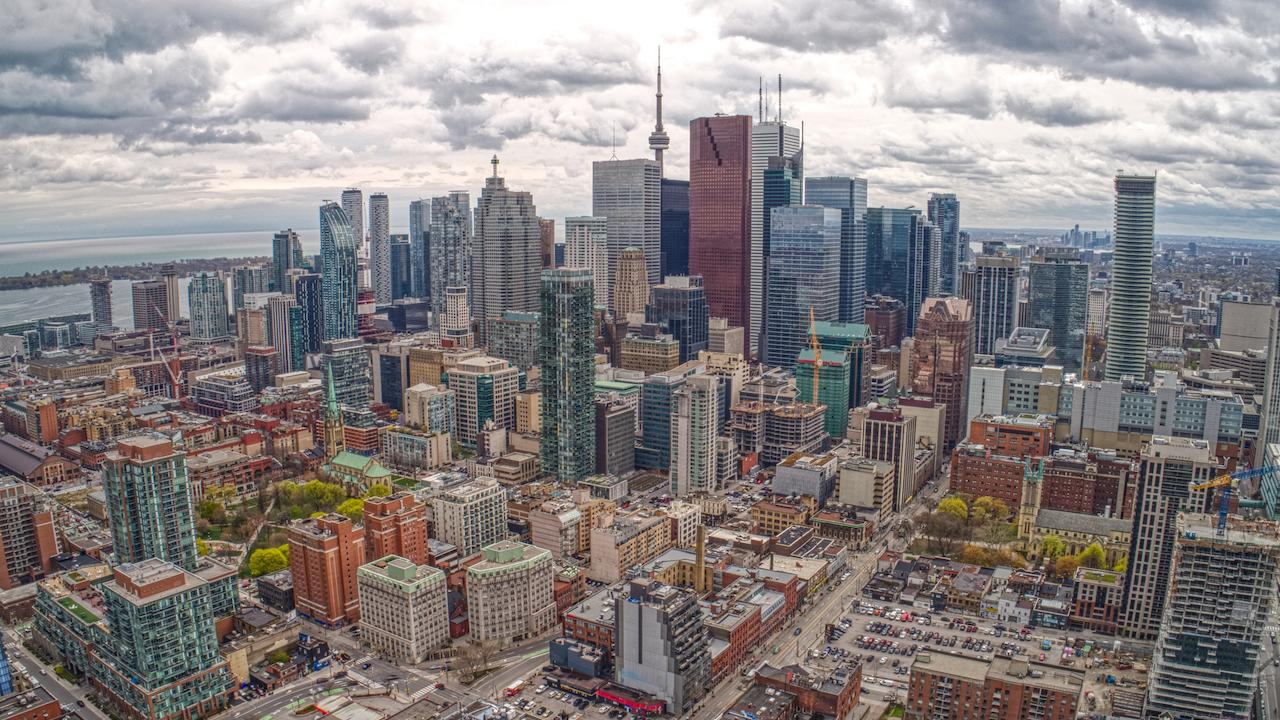
#> input picture lab2/toronto.jpg, 1280 x 720 px
$ jupyter execute lab2.ipynb
#> lines starting #> are read from the running program, lines starting #| are printed output that depends on the picture
[cell 1]
import matplotlib.pyplot as plt
import numpy as np
import cv2

[cell 2]
img = plt.imread('toronto.jpg')
#> img is the input picture: shape (720, 1280, 3); mean R, G, B 136.8, 131, 130.9
plt.imshow(img)

[cell 3]
#Conversion to fp

img = img.astype(np.float32)/255

[cell 4]
image = cv2.imread('toronto.jpg')
image = image.astype(np.float32)/255
plt.imshow(image)

[cell 5]
image_rgb = cv2.cvtColor(image, cv2.COLOR_BGR2RGB)
plt.imshow(image_rgb)

[cell 6]
img2 = cv2.imread('img2.jpg')
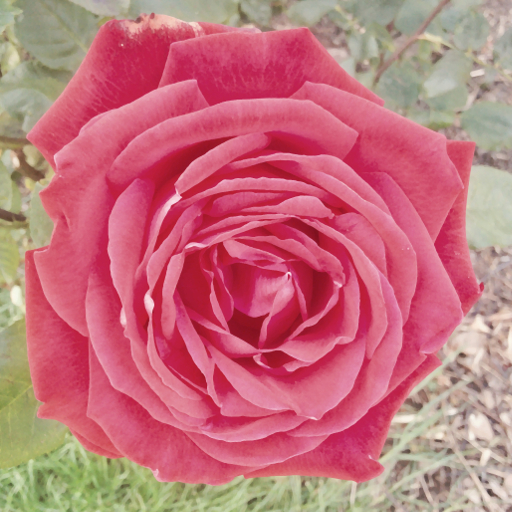
#> input picture lab2/img2.jpg, 512 x 512 px
#> img2 is the input picture: shape (512, 512, 3); mean B, G, R 123.8, 114.1, 195.9
img2 = img2.astype(np.float32)/255

plt.imshow(img2)

[cell 7]
img2_rgb = cv2.cvtColor(img2, cv2.COLOR_BGR2RGB)
plt.imshow(img2_rgb)

[cell 8]
img2_gr = cv2.cvtColor(img2_rgb, cv2.COLOR_BGR2GRAY)
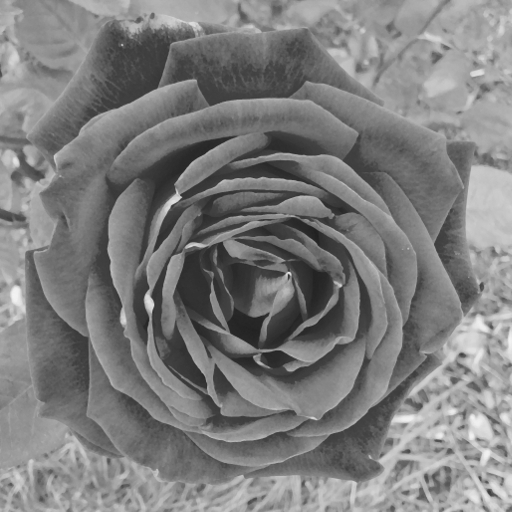
#> img2_gr: shape (512, 512) float32; min 0.125, max 0.956, mean 0.495
plt.imshow(img2_gr, "Greys")

[cell 9]
image_hsv = cv2.cvtColor(image, cv2.COLOR_BGR2HSV)
#> image_hsv: shape (720, 1280, 3) float32; mean H, S, V 140.9, 0.2, 0.6
plt.imshow(image_hsv)
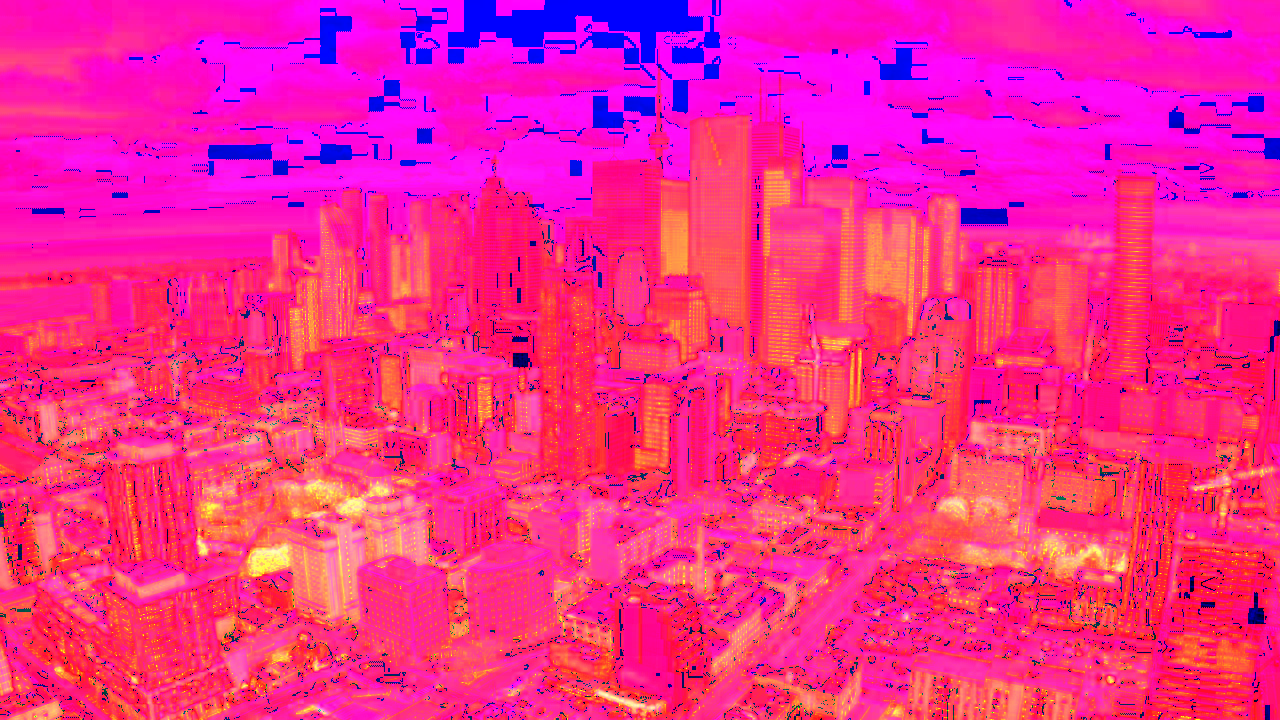
#> shown: shape (720, 1280, 3) float32; mean R, G, B 0.953, 0.162, 0.56
